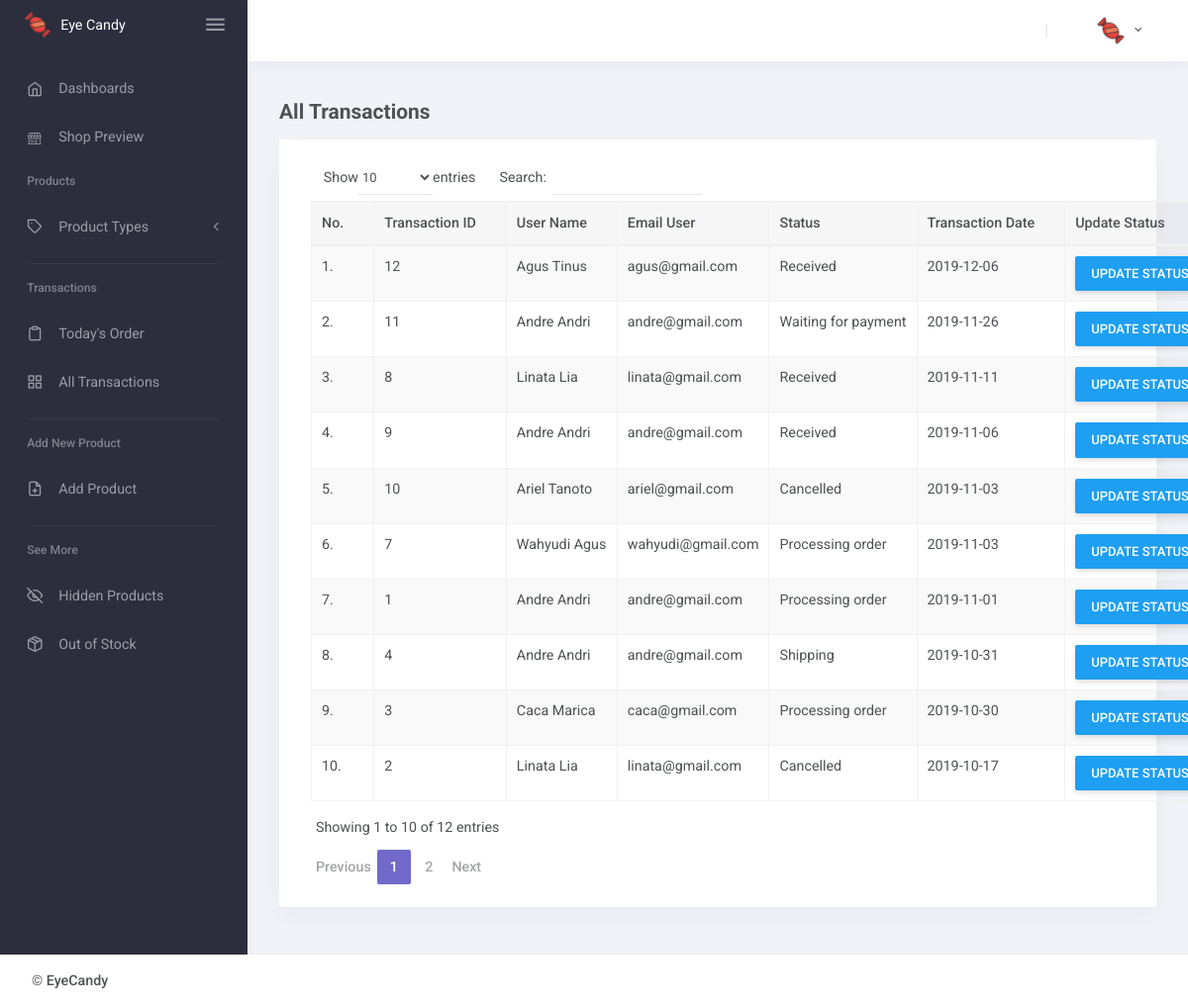
Page /index.php/AdminHome/AllTrasactionsView on the committed database.
### tables this page shows
CREATE TABLE `transaction_detail` (
  `id_trans` int(11) NOT NULL,
  `email_user` varchar(50) NOT NULL,
  `stats` varchar(10) NOT NULL,
  `trans_date` date NOT NULL,
  `shipping_fee` int(11) NOT NULL
);

CREATE TABLE `ms_users` (
  `email_user` varchar(100) NOT NULL,
  `pass` varchar(50) NOT NULL,
  `name` varchar(100) NOT NULL,
  `address` text NOT NULL,
  `salt` varchar(10) NOT NULL,
  `priv` int(2) NOT NULL,
  `prof_pic` varchar(100) NOT NULL
);

CREATE TABLE `status` (
  `id_status` int(3) NOT NULL,
  `status_desc` varchar(20) DEFAULT NULL
);

### application/controllers/AdminHome.php (called while the page is built, shortened)
<?php
class AdminHome extends CI_Controller{
	public function __construct(){
        $this->load->model('AdminHome_model');
	}
    public function AllTrasactionsView()
	{
        $data['data'] = $this->AdminHome_model->ShowDataMonthly();
		$data['style'] = $this->load->view('include/StyleAdmin', NULL, TRUE);
        $data['script'] = $this->load->view('include/ScriptAdmin', NULL, TRUE);
        $data['header']= $this->load->view('include/HeaderAdmin',NULL,TRUE);
        $data['datatabel'] = $this->load->view('include/Tabel', $data, TRUE);
        $data['footer']= $this->load->view('include/FooterAdmin',NULL,TRUE);
		$this->load->view('pages/AllTransactions.php',$data);
    }
}

### index.php (called while the page is built, shortened)
<?php
require_once BASEPATH.'core/CodeIgniter.php';

### application/models/AdminHome_model.php (called while the page is built, shortened)
<?php
class AdminHome_model extends CI_Model{
	public function ShowDataMonthly()
	{
		$query = $this->db->query("SELECT transaction_detail.id_trans as id, ms_users.name as name, transaction_detail.email_user as email, status.status_desc as status, status.id_status, transaction_detail.trans_date as date
									FROM transaction_detail
									JOIN ms_users on transaction_detail.email_user = ms_users.email_user
									JOIN status on status.id_status = transaction_detail.stats
									JOIN transactions on transactions.id_trans = transaction_detail.id_trans
									GROUP BY transaction_detail.id_trans
									ORDER BY transaction_detail.trans_date DESC");
		return $query->result_array();
	}
}
?>

### application/views/include/Tabel.php (the view, shortened to what this page needs)
<div class="container card mb-4">
    <br>
    <table id="datatables" class="table table-striped table-bordered" cellspacing="0" width="100%">
        <thead class="thead-light">
            <tr>
                <th>No.</th>
                <th>Transaction ID</th>
                <th>User Name</th>
                <th>Email User</th>
                <th>Status</th>
                <th>Transaction Date</th>
                <th>Update Status</th>
            </tr>
        </thead>
        <tbody>
            <?php
                $counter = 1;
                foreach ($data as $row) {
                    $id = $row['id'];
                    $id_status = $row['id_status'];
                    echo "<tr>";
                        echo "<td>" . $counter++ . ".</td>";
                        echo "<td>" . $row['id'] . "</td>";
                        echo "<td>" . $row['name'] . "</td>";
                        echo "<td>" . $row['email'] . "</td>";
                        echo "<td>" . $row['status'] . "</td>";
                        echo "<td>" . $row['date'] . "</td>";
                        echo "<td>" . "<a href='" . base_url("index.php/AdminHome/FormUpdateStatus?id=$id&status=$id_status")."'
                            class='btn btn-info' style='margin-right:10px;'>Update Status</a>" . "</td>";
                    echo "</tr>";
			    }
		    ?>
        </tbody>
    </table>
    <br>
</div>

### application/views/include/StyleAdmin.php (shortened to what this page needs)
<link rel="stylesheet" href="<?= base_url('asset/fonts/fontawesome.css')?>">
<link rel="stylesheet" href="<?= base_url('asset/fonts/ionicons.css')?>">
<link rel="stylesheet" href="<?= base_url('asset/fonts/linearicons.css')?>">
<link rel="stylesheet" href="<?= base_url('asset/fonts/open-iconic.css')?>">
<link rel="stylesheet" href="<?= base_url('asset/fonts/pe-icon-7-stroke.css')?>">
<link rel="stylesheet" href="<?= base_url('asset/fonts/feather.css')?>">
<link rel="stylesheet" href="<?= base_url('asset/css/bootstrap-material.css')?>">
<link rel="stylesheet" href="<?= base_url('asset/css/shreerang-material.css')?>">
<link rel="stylesheet" href="<?= base_url('asset/css/uikit.css')?>">
<link rel="stylesheet" href="<?= base_url('asset/libs/perfect-scrollbar/perfect-scrollbar.css')?>">
<link rel="stylesheet" href="<?= base_url('asset/libs/flot/flot.css')?>">
<link rel="stylesheet" href="<?php echo base_url('asset/datatables/css/dataTables.bootstrap.min.css'); ?>">
<link rel="stylesheet" href="<?php echo base_url('asset/dist/sweetalert.css'); ?>">

### application/views/include/HeaderAdmin.php (shortened to what this page needs)
<div class="layout-wrapper layout-2">
        <div class="layout-inner">
            <div id="layout-sidenav" class="layout-sidenav sidenav sidenav-vertical bg-dark">
                <div class="app-brand demo" style="margin-top: 10px; margin-down: 10px;">
                    <span class="app-brand-logo demo">
                        <img src="<?=base_url('asset/images/icons/favicon.png')?>" alt="IMG-LOGO" height="30px;">
                    </span>
                    <a href="#" class="app-brand-text demo sidenav-text font-weight-normal ml-2">Eye Candy</a>
                    <a href="javascript:" class="layout-sidenav-toggle sidenav-link text-large ml-auto">
                        <i class="ion ion-md-menu align-middle"></i>
                    </a>
                </div>
                <br>
                <ul class="sidenav-inner py-1">
                    <li class="sidenav-item">
                        <a href="<?=base_url('index.php/AdminHome')?>" class="sidenav-link">
                            <i class="sidenav-icon feather icon-home"></i>
                            <div>Dashboards</div>
                        </a>
					</li>
					<li class="sidenav-item">
                        <a href="<?=base_url('')?>" target="_blank" class="sidenav-link">
                            <i class="sidenav-icon lnr lnr-store icon-store"></i>
                            <div>Shop Preview</div>
                        </a>
					</li>
                    <li class="sidenav-header small font-weight-semibold">Products</li>
                    <li class="sidenav-item">
                        <a href="javascript:" class="sidenav-link sidenav-toggle">
                            <i class="sidenav-icon feather icon-tag"></i>
                            <div>Product Types</div>
                        </a>
                    </li>
                    <li class="sidenav-divider mb-1"></li>
                    <li class="sidenav-header small font-weight-semibold">Transactions</li>
                    <li class="sidenav-item">
                        <a href="<?php echo base_url('index.php/AdminHome/TodayView') ?>" class="sidenav-link">
                            <i class="sidenav-icon feather icon-clipboard"></i>
                            <div>Today's Order</div>
                        </a>
                    </li>
                    <li class="sidenav-item">
                        <a href="<?php echo base_url('index.php/AdminHome/AllTrasactionsView') ?>" class="sidenav-link">
                            <i class="sidenav-icon feather icon-grid"></i>
                            <div>All Transactions</div>
                        </a>
                    </li>
                    <li class="sidenav-divider mb-1"></li>
                    <li class="sidenav-header small font-weight-semibold">Add New Product</li>
                    <li class="sidenav-item">
                        <a href="<?php echo base_url('index.php/AdminHome/FormAddProduct') ?>" class="sidenav-link">
                            <i class="sidenav-icon feather icon-file-plus"></i>
                            <div>Add Product</div>
                        </a>
                    </li>
                    <li class="sidenav-divider mb-1"></li>
                    <li class="sidenav-header small font-weight-semibold">See More</li>
                        <li class="sidenav-item">
                            <a href="<?=base_url('index.php/AdminHome/HideProduct')?>" class="sidenav-link">
                                <i class="sidenav-icon feather icon-eye-off"></i>
                                <div>Hidden Products</div>
                            </a>
                        </li>
                        <li class="sidenav-item">
                            <a href="<?=base_url('index.php/AdminHome/OutStock')?>" class="sidenav-link">
                                <i class="sidenav-icon feather icon-package"></i>
                                <div>Out of Stock</div>
                            </a>
                        </li>
                </ul>
            </div>
            <div class="layout-container">
                <nav class="layout-navbar navbar navbar-expand-lg align-items-lg-center bg-white container-p-x" id="layout-navbar">
                    <div class="navbar-collapse collapse" id="layout-navbar-collapse">
                        <div class="navbar-nav align-items-lg-center ml-auto">
                            <div class="nav-item d-none d-lg-block text-big font-weight-light line-height-1 opacity-25 mr-3 ml-1">|</div>
                            <div class="dropdown">
                                <button class="btn dropdown-toggle" type="button" id="dropdownMenuButton" data-toggle="dropdown" aria-haspopup="true" aria-expanded="false">
                                    <span class="d-inline-flex flex-lg-row-reverse align-items-center align-middle">
                                        <img src="<?= base_url('asset/images/icons/favicon.png') ?>" alt class="d-block ui-w-30 rounded-circle">
                                    </span>
                                </button>
                            </div>
                        </div>
                    </div>
                </nav>

### application/views/include/FooterAdmin.php (shortened to what this page needs)
</div>
        </div>
    </div>
        <nav class="layout-footer footer bg-white">
            <div class="container-fluid d-flex flex-wrap justify-content-between text-center container-p-x pb-3">
                <div class="pt-3">
                    <span class="footer-text font-weight-semibold">&copy; <a href="<?=base_url()?>" class="footer-link" target="_blank">EyeCandy</a></span>
                </div>
            </div>
        </nav>

### application/views/pages/AllTransactions.php (shortened to what this page needs)
<!DOCTYPE html>
<html lang="en">
<head>
    <?php
        echo $style;
    ?>
</head>
<body>
    <?php echo $header; ?>
    <div class="container-fluid flex-grow-1 container-p-y">
        <h4 class="font-weight-bold py-3 mb-0">All Transactions</h4>
        <?php echo $datatabel; ?>
    </div>
    <?php echo $footer; ?>
</body>
</html>

### asset/css/uikit.css (style rules this page uses)
.ui-w-30 { width: 30px !important; height: auto; }

### asset/libs/perfect-scrollbar/perfect-scrollbar.css (style rules this page uses)
.ps { overflow:hidden !important;overflow-anchor:none;-ms-overflow-style:none;touch-action:auto;-ms-touch-action:auto }
.ps { position:relative }

### rows in the picture
transaction_detail: id_trans "12", email_user.name "Agus Tinus", email_user "agus@gmail.com", status.status_desc "Received", trans_date "2019-12-06"
transaction_detail: id_trans "11", email_user.name "Andre Andri", email_user "andre@gmail.com", status.status_desc "Waiting for payment", trans_date "2019-11-26"
transaction_detail: id_trans "8", email_user.name "Linata Lia", email_user "linata@gmail.com", status.status_desc "Received", trans_date "2019-11-11"
transaction_detail: id_trans "9", email_user.name "Andre Andri", email_user "andre@gmail.com", status.status_desc "Received", trans_date "2019-11-06"
transaction_detail: id_trans "10", email_user.name "Ariel Tanoto", email_user "ariel@gmail.com", status.status_desc "Cancelled", trans_date "2019-11-03"
transaction_detail: id_trans "7", email_user.name "Wahyudi Agus", email_user "wahyudi@gmail.com", status.status_desc "Processing order", trans_date "2019-11-03"
transaction_detail: id_trans "1", email_user.name "Andre Andri", email_user "andre@gmail.com", status.status_desc "Processing order", trans_date "2019-11-01"
transaction_detail: id_trans "4", email_user.name "Andre Andri", email_user "andre@gmail.com", status.status_desc "Shipping", trans_date "2019-10-31"
transaction_detail: id_trans "3", email_user.name "Caca Marica", email_user "caca@gmail.com", status.status_desc "Processing order", trans_date "2019-10-30"
transaction_detail: id_trans "2", email_user.name "Linata Lia", email_user "linata@gmail.com", status.status_desc "Cancelled", trans_date "2019-10-17"
